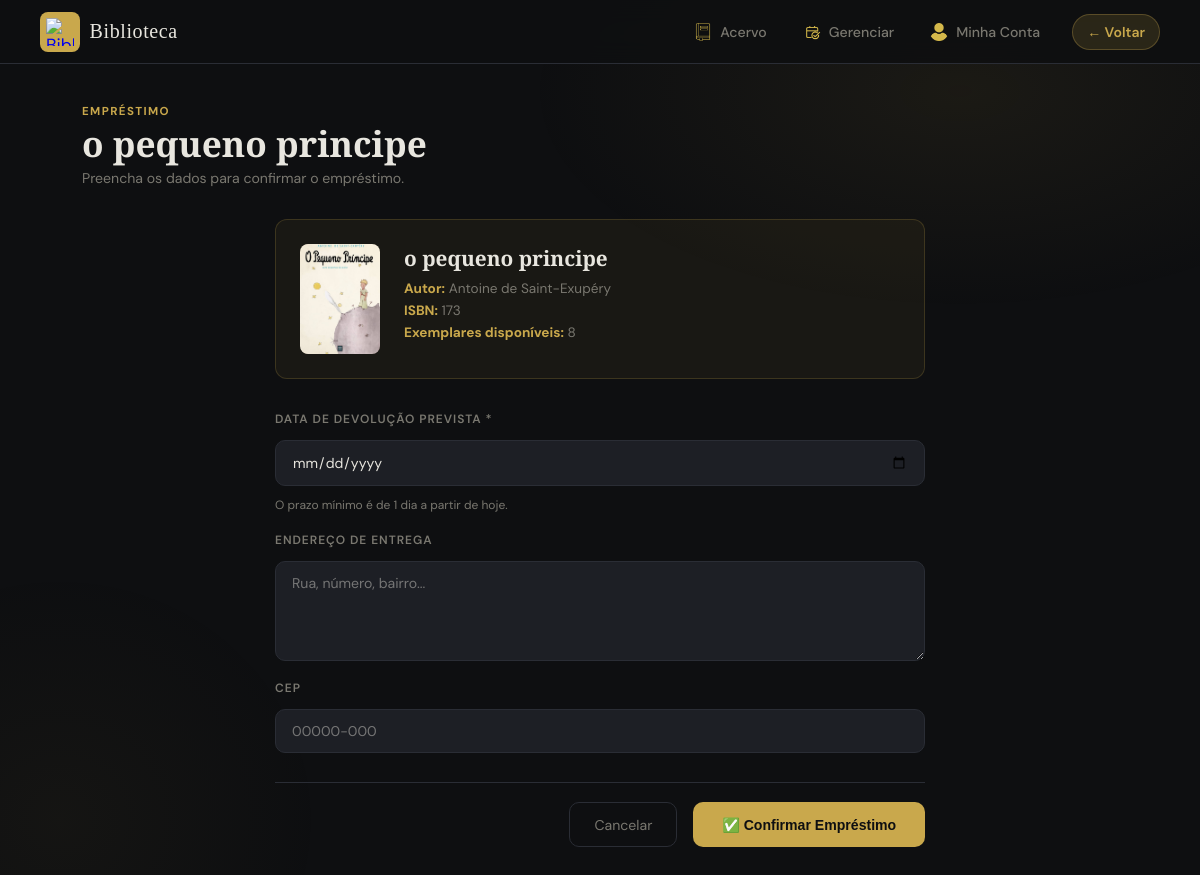
The app's page /emprestar/2/ with its own data.
### livros/models.py (models this page shows, shortened)
class Livro(models.Model):
    GENEROS = [
        ('ficcao',     'Ficção'),
        ('nao_ficcao', 'Não-ficção'),
        ('romance',    'Romance'),
        ('aventura',   'Aventura'),
        ('ciencia',    'Ciência'),
        ('historia',   'História'),
        ('infantil',   'Infantil'),
        ('outros',     'Outros'),
    ]
    titulo     = models.CharField(max_length=200)
    autor      = models.CharField(max_length=200)
    isbn       = models.CharField(max_length=17, blank=True)
    ano        = models.IntegerField(null=True, blank=True)
    genero     = models.CharField(max_length=20, choices=GENEROS, blank=True)
    quantidade = models.IntegerField(default=1)
    sinopse    = models.TextField(blank=True)
    capa       = models.ImageField(upload_to='capas/', blank=True, null=True)
    cadastrado_em = models.DateTimeField(auto_now_add=True)

### livros/views.py (the view, shortened to what this page needs)
# urls.py: path('emprestar/<int:livro_id>/', views.emprestar_livro, name='emprestar_livro'),
def emprestar_livro(request, livro_id):
    livro = get_object_or_404(Livro, id=livro_id)
    return render(request, 'livros/emprestar_livro.html', {'livro': livro})

### templates/livros/emprestar_livro.html (shortened to what this page needs)
<!DOCTYPE html>
<html lang="pt-BR">
<head>
  {% load static %}
  <link rel="stylesheet" href="{% static 'css/style.css' %}"/>
  <link rel="stylesheet" href="{% static 'css/acervo.css' %}"/>
</head>
<body>
<nav class="navbar">
    <a href="{% url 'acervo' %}" class="nav-logo">
        <div class="logo-icon">
            <img src="{% static 'img/icons/book.png' %}" alt="Biblioteca">
        </div>
        <span class="logo-text">Biblioteca</span>
    </a>
    <div class="nav-links">
        <a href="{% url 'acervo' %}" class="nav-link">
            <img src="{% static 'img/icons/books.png' %}" alt="">
            Acervo
        </a>
        <a href="{% url 'gerenciar' %}" class="nav-link">
            <img src="{% static 'img/icons/check.png' %}" alt="">
            Gerenciar
        </a>
        <a href="{% url 'conta' %}" class="nav-link">
            <img src="{% static 'img/icons/user.png' %}" alt="">
            Minha Conta
        </a>
    </div>
    <a href="{% url 'acervo' %}" class="nav-btn">
        ← Voltar
    </a>
</nav>
  <main class="main-content">
    <div class="page-header">
      <div>
        <p class="page-label">EMPRÉSTIMO</p>
        <h1 class="page-title">{{ livro.titulo }}</h1>
        <p class="page-sub">Preencha os dados para confirmar o empréstimo.</p>
      </div>
    </div>
    <div class="form-card">
      <div class="livro-info-card">
        <div class="livro-capa-placeholder">
          {% if livro.capa %}
            <img src="{{ livro.capa.url }}" alt="Capa"/>
          {% else %}
            📖
          {% endif %}
        </div>
        <div class="livro-detalhes">
          <h2>{{ livro.titulo }}</h2>
          <p><strong>Autor:</strong> {{ livro.autor }}</p>
          <p><strong>ISBN:</strong> {{ livro.isbn|default:"—" }}</p>
          <p><strong>Exemplares disponíveis:</strong> {{ livro.quantidade }}</p>
        </div>
      </div>
      <form method="POST" id="formEmprestimo">
        <div class="field">
          <label>Data de Devolução Prevista *</label>
          <input type="date" name="data_devolucao" id="data_devolucao" required/>
          <p class="data-hint">O prazo mínimo é de 1 dia a partir de hoje.</p>
        </div>
        <div class="field">
          <label>Endereço de Entrega</label>
          <textarea name="endereco" placeholder="Rua, número, bairro..."></textarea>
        </div>
        <div class="field">
          <label>CEP</label>
          <div class="cep-wrap">
            <input type="text" name="cep" id="cep" placeholder="00000-000" maxlength="9"/>
          </div>
        </div>
        <div class="form-actions">
          <a href="{% url 'acervo' %}" class="btn-outline">Cancelar</a>
          <button type="submit" class="btn-gold">✅ Confirmar Empréstimo</button>
        </div>
      </form>
    </div>
  </main>
</body>
</html>

### static/css/style.css (style rules this page uses)
*, *::before, *::after { box-sizing: border-box; margin: 0; padding: 0; }
:root { --bg: #0e0f11; --panel: #16181c; --border: #2a2d35; --accent: #c9a84c; --accent2: #e8c96e; --text: #e8e6df; --muted: #7a7870; --error: #e05c5c; --success: #5cba8a; --input-bg: #1d1f25; --radius: 10px; }
body { background: var(--bg); color: var(--text); font-family: 'DM Sans', sans-serif; min-height: 100vh; display: flex; align-items: center; justify-content: center; padding: 2rem 1rem; overflow-x: hidden; }
body::before { content: ''; position: fixed; inset: 0; background: radial-gradient(ellipse 60% 50% at 70% 20%, rgba(201,168,76,0.08) 0%, transparent 60%), radial-gradient(ellipse 50% 40% at 10% 80%, rgba(201,168,76,0.05) 0%, transparent 55%); pointer-events: none; z-index: 0; }
.logo-icon { width: 40px; height: 40px; background: var(--accent); border-radius: 8px; display: flex; align-items: center; justify-content: center; font-size: 1.1rem; }
.logo-text { font-family: 'Playfair Display', serif; font-size: 1.25rem; letter-spacing: 0.03em; color: var(--text); }
.field { display: flex; flex-direction: column; gap: 0.4rem; margin-bottom: 1rem; }
label { font-size: 0.78rem; font-weight: 500; color: var(--muted); text-transform: uppercase; letter-spacing: 0.07em; }
input, select { width: 100%; background: var(--input-bg); border: 1px solid var(--border); border-radius: var(--radius); padding: 0.7rem 0.85rem 0.7rem 2.4rem; color: var(--text); font-family: 'DM Sans', sans-serif; font-size: 0.88rem; outline: none; transition: border-color 0.25s, box-shadow 0.25s; appearance: none; }
.logo-icon img, .brand-icon img, .login-logo img { width: 30px; height: 30px; object-fit: contain; display: block; }

### static/css/acervo.css (style rules this page uses)
body { display: block; padding: 0; min-height: 100vh; background: var(--bg); }
body::before { content: ""; position: fixed; inset: 0; z-index: 0; pointer-events: none; background: radial-gradient(ellipse 60% 40% at 80% 10%, rgba(201,168,76,.07), transparent 60%), radial-gradient(ellipse 40% 50% at 5% 90%, rgba(201,168,76,.04), transparent 55%); }
.navbar { position: sticky; top: 0; z-index: 100; height: 64px; padding: 0 2.5rem; display: flex; align-items: center; gap: 1rem; background: rgba(14,15,17,.88); backdrop-filter: blur(12px); border-bottom: 1px solid var(--border); }
.nav-logo { display: flex; align-items: center; gap: .6rem; text-decoration: none; flex-shrink: 0; }
.logo-icon img { width: 28px; height: 28px; display: block; object-fit: contain; filter: none; transition: .25s; }
.nav-links { margin-left: auto; display: flex; align-items: center; gap: .25rem; }
.nav-link { display: inline-flex; align-items: center; gap: 8px; padding: .45rem 1rem; border-radius: 8px; color: var(--muted); font-size: .88rem; font-weight: 500; text-decoration: none; white-space: nowrap; transition: .2s; }
.nav-link img { width: 18px; height: 18px; object-fit: contain; filter: brightness(0) saturate(100%) invert(74%) sepia(54%) saturate(475%) hue-rotate(5deg) brightness(92%) contrast(88%); }
.nav-btn { display: inline-flex; align-items: center; gap: 6px; padding: 8px 14px; border-radius: 19px; background: rgba(201,168,76,.15); border: 1px solid rgba(201,168,76,.3); color: #c9a84c; font-size: 14px; font-weight: 600; text-decoration: none; transition: .25s; }
.main-content { position: relative; z-index: 1; max-width: 1100px; margin: 0 auto; padding: 2.5rem 2rem 4rem; }
.page-header { display: flex; align-items: flex-start; justify-content: space-between; gap: 1rem; flex-wrap: wrap; margin-bottom: 2rem; }
.page-label { margin-bottom: .3rem; color: var(--accent); font-size: .72rem; font-weight: 700; letter-spacing: .12em; }
.page-title { font-family: "Playfair Display", serif; font-size: 2.2rem; font-weight: 900; line-height: 1.1; color: var(--text); }
.page-sub { margin-top: .4rem; color: var(--muted); font-size: .88rem; }
.btn-gold, .btn-outline, .btn-small, .btn-converter, .btn-devolver, .btn-cancelar { display: inline-flex; align-items: center; justify-content: center; text-decoration: none; cursor: pointer; transition: .25s; }
.btn-gold { gap: .4rem; padding: .65rem 1.4rem; border-radius: 10px; background: var(--accent); color: #0e0f11; font-size: .85rem; font-weight: 800; }
.btn-outline { padding: .65rem 1.4rem; border: 1px solid var(--border); border-radius: 10px; color: var(--muted); }

### records on screen
Livro: titulo "o pequeno principe", capa (picture), autor "Antoine de Saint-Exupéry", isbn "173", quantidade "8"
